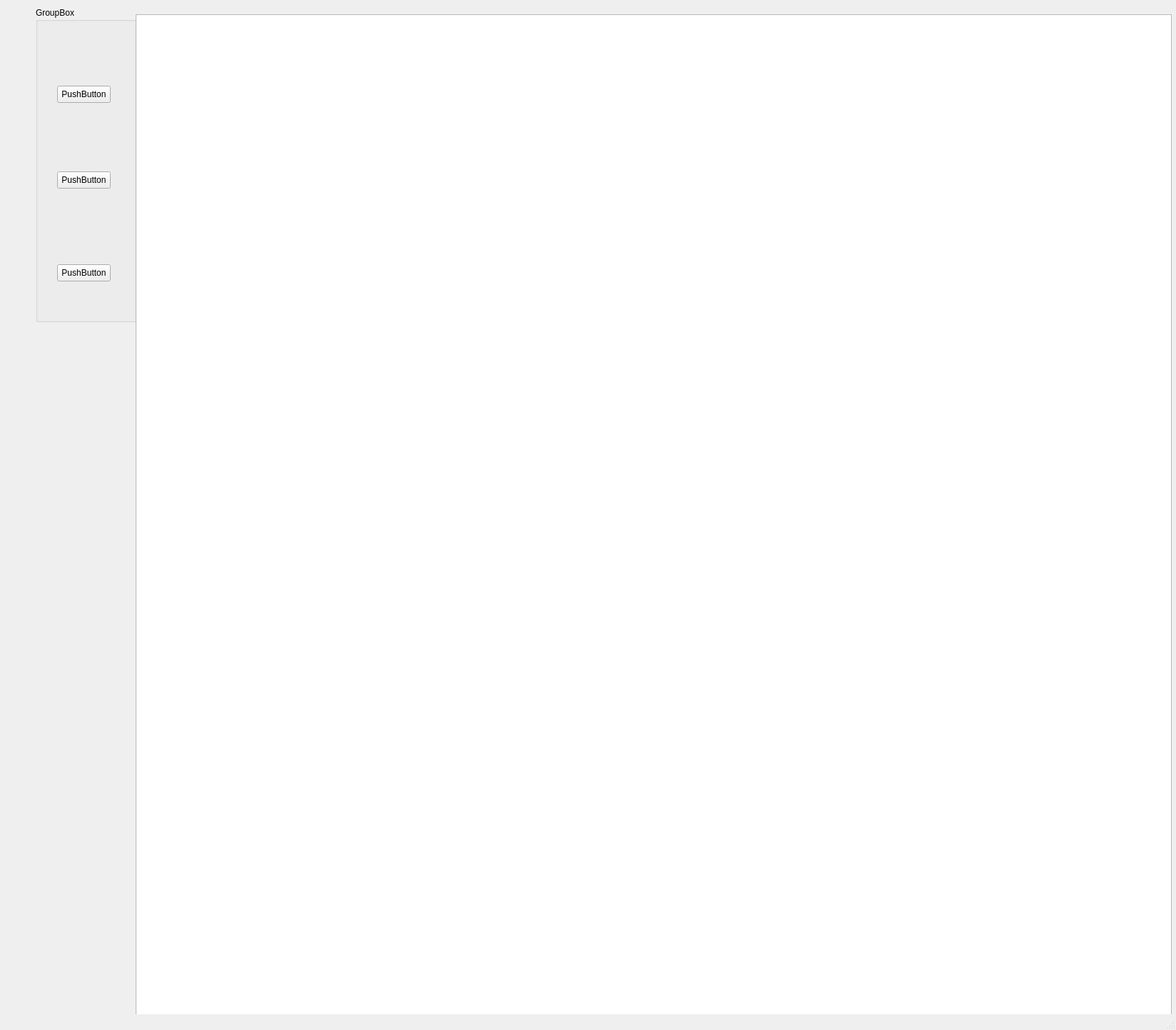
<?xml version="1.0" encoding="UTF-8"?>
<ui version="4.0">
 <class>MainWindow</class>
 <widget class="QMainWindow" name="MainWindow">
  <property name="geometry">
   <rect>
    <x>0</x>
    <y>0</y>
    <width>1647</width>
    <height>1442</height>
   </rect>
  </property>
  <property name="windowTitle">
   <string>MainWindow</string>
  </property>
  <property name="toolButtonStyle">
   <enum>Qt::ToolButtonStyle::ToolButtonIconOnly</enum>
  </property>
  <widget class="QWidget" name="centralwidget">
   <widget class="QGroupBox" name="groupBox">
    <property name="geometry">
     <rect>
      <x>50</x>
      <y>10</y>
      <width>141</width>
      <height>441</height>
     </rect>
    </property>
    <property name="title">
     <string>GroupBox</string>
    </property>
    <widget class="QWidget" name="widget" native="true">
     <property name="geometry">
      <rect>
       <x>10</x>
       <y>40</y>
       <width>120</width>
       <height>101</height>
      </rect>
     </property>
     <property name="styleSheet">
      <string notr="true">background-image: url(:/new/prefix7/2.jpg);
background-position: center;</string>
     </property>
     <widget class="QPushButton" name="pushButton">
      <property name="geometry">
       <rect>
        <x>20</x>
        <y>70</y>
        <width>75</width>
        <height>24</height>
       </rect>
      </property>
      <property name="text">
       <string>PushButton</string>
      </property>
     </widget>
    </widget>
    <widget class="QWidget" name="widget_2" native="true">
     <property name="geometry">
      <rect>
       <x>10</x>
       <y>150</y>
       <width>120</width>
       <height>111</height>
      </rect>
     </property>
     <widget class="QPushButton" name="pushButton_2">
      <property name="geometry">
       <rect>
        <x>20</x>
        <y>80</y>
        <width>75</width>
        <height>24</height>
       </rect>
      </property>
      <property name="text">
       <string>PushButton</string>
      </property>
     </widget>
    </widget>
    <widget class="QWidget" name="widget_3" native="true">
     <property name="geometry">
      <rect>
       <x>10</x>
       <y>280</y>
       <width>120</width>
       <height>111</height>
      </rect>
     </property>
     <widget class="QPushButton" name="pushButton_3">
      <property name="geometry">
       <rect>
        <x>20</x>
        <y>80</y>
        <width>75</width>
        <height>24</height>
       </rect>
      </property>
      <property name="text">
       <string>PushButton</string>
      </property>
     </widget>
    </widget>
   </widget>
   <widget class="QGraphicsView" name="graphicsView">
    <property name="geometry">
     <rect>
      <x>190</x>
      <y>20</y>
      <width>1451</width>
      <height>1461</height>
     </rect>
    </property>
   </widget>
  </widget>
  <widget class="QMenuBar" name="menubar">
   <property name="geometry">
    <rect>
     <x>0</x>
     <y>0</y>
     <width>1647</width>
     <height>22</height>
    </rect>
   </property>
  </widget>
  <widget class="QStatusBar" name="statusbar"/>
 </widget>
 <resources/>
 <connections/>
</ui>
